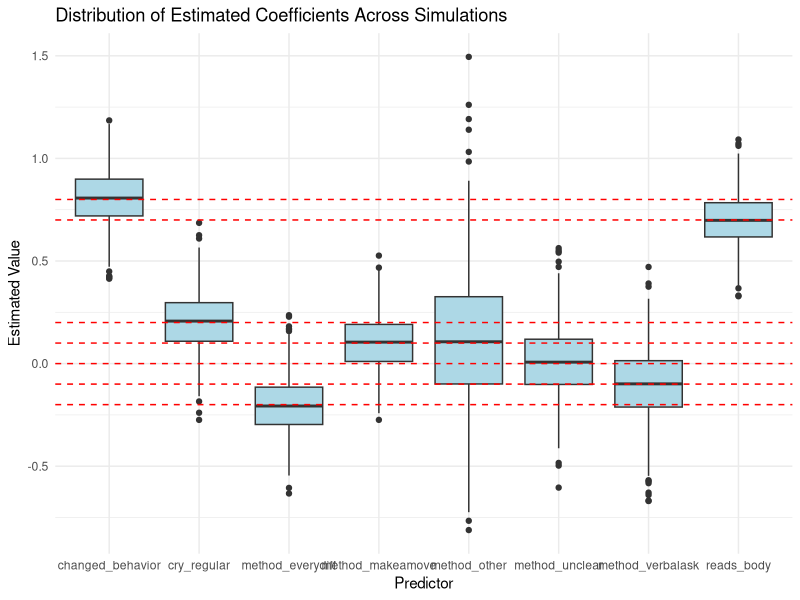

The R source for this figure:
## ---- chunk 1
set.seed(123)

# Number of simulations and sample size
B <- 1000
n <- 1000

#True coefficients (from Project 3)
coefs <- c(
  intercept = -0.8,
  cry_regular = 0.2,
  changed_behavior = 0.8,
  reads_body = 0.7,
  method_verbalask = -0.1,
  method_makeamove = 0.1,
  method_everydiff = -0.2,
  method_unclear = 0.0,
  method_other = 0.1
)

#Creating function to simulate one dataset and fit model
sim_one <- function() {
  predictors <- data.frame(
    cry_regular = rbinom(n, 1, 0.4),
    changed_behavior = rbinom(n, 1, 0.5),
    reads_body = rbinom(n, 1, 0.6),
    method_verbalask = rbinom(n, 1, 0.2),
    method_makeamove = rbinom(n, 1, 0.5),
    method_everydiff = rbinom(n, 1, 0.4),
    method_unclear = rbinom(n, 1, 0.2),
    method_other = rbinom(n, 1, 0.05)
  )
  
  #Calculates linear predictor....
  X <- model.matrix(~ ., data = predictors)
  linpred <- X %*% c(coefs[1], coefs[-1])
  prob <- 1 / (1 + exp(-linpred))
  
  #For binary outcome
  y <- rbinom(n, 1, prob)
  
  #Fit logistic regression model
  model <- glm(y ~ ., data = predictors, family = binomial)
  coef(model)
}

#Simulations
sim_results <- replicate(B, sim_one())
sim_results <- t(sim_results)

library(tidyverse)
sim_df <- as.data.frame(sim_results)


## Summary of Simulation Results

# Add true values for comparison
true_coefs <- coefs[-1]  # remove intercept to match column names
estimates <- sim_df[, names(true_coefs)]

# Calculate bias and standard deviation for each predictor
summary_df <- estimates %>%
  pivot_longer(cols = everything(), names_to = "Predictor", values_to = "Estimate") %>%
  group_by(Predictor) %>%
  summarize(
    Mean = mean(Estimate),
    SD = sd(Estimate),
    Bias = mean(Estimate - true_coefs[Predictor]),
    .groups = "drop"
  )

summary_df

## Boxplot of Estimated Coefficients

library(ggplot2)

estimates_long <- estimates %>%
  pivot_longer(cols = everything(), names_to = "Predictor", values_to = "Estimate")

ggplot(estimates_long, aes(x = Predictor, y = Estimate)) +
  geom_boxplot(fill = "lightblue") +
  geom_hline(aes(yintercept = true_coefs[Predictor]), linetype = "dashed", color = "red") +
  labs(
    title = "Distribution of Estimated Coefficients Across Simulations",
    x = "Predictor",
    y = "Estimated Value"
  ) +
  theme_minimal()
